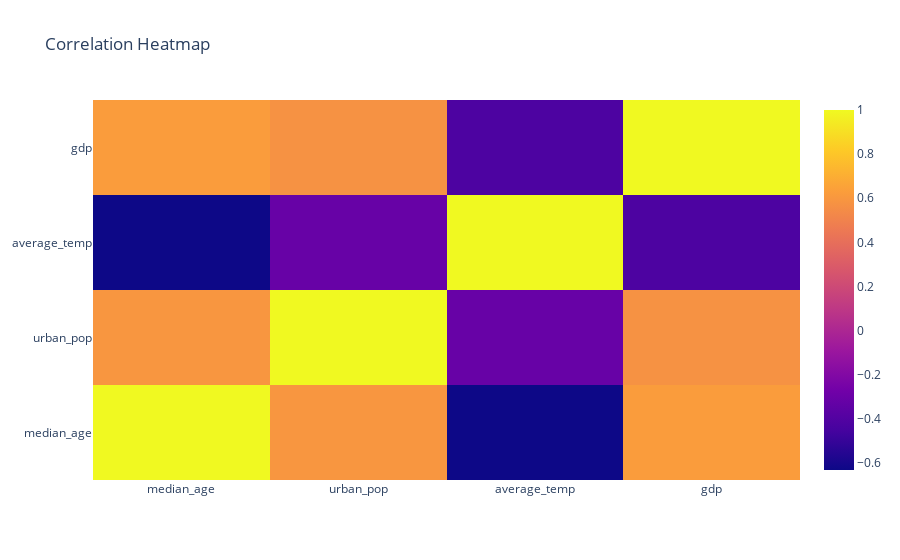

The cell this chart's notebook holds for it:
### Code cell
corr2 = df_exp2.corr()

hm2 = go.Heatmap(z = corr2.values, x = corr2.index.values.tolist(), y = corr2.index.values.tolist())

data = [hm2]
layout = go.Layout(title = 'Correlation Heatmap')

fig = dict(data=data, layout=layout)
iplot(fig)

### Figure 1 — Plotly figure (JSON) as saved in the notebook; plotly's stock layout.template omitted (floating-point values rounded to 4 significant figures)
{"data": [{"type": "heatmap", "x": ["median_age", "urban_pop", "average_temp", "gdp"], "y": ["median_age", "urban_pop", "average_temp", "gdp"], "z": [[1, 0.5924, -0.632, 0.6228], [0.5924, 1, -0.3165, 0.5753], [-0.632, -0.3165, 1, -0.4202], [0.6228, 0.5753, -0.4202, 1]]}], "layout": {"title": {"text": "Correlation Heatmap"}}}
